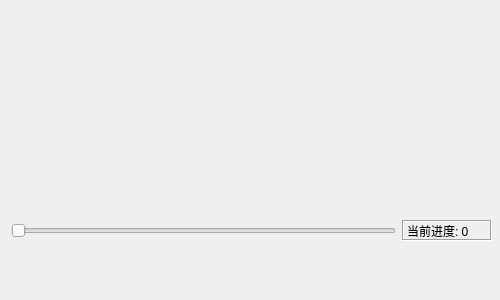
<?xml version="1.0" encoding="UTF-8"?>
<ui version="4.0">
 <class>frmXProgressBar</class>
 <widget class="QWidget" name="frmXProgressBar">
  <property name="geometry">
   <rect>
    <x>0</x>
    <y>0</y>
    <width>500</width>
    <height>300</height>
   </rect>
  </property>
  <property name="windowTitle">
   <string>Form</string>
  </property>
  <widget class="XProgressBar" name="progressPlay1" native="true">
   <property name="geometry">
    <rect>
     <x>10</x>
     <y>5</y>
     <width>481</width>
     <height>31</height>
    </rect>
   </property>
  </widget>
  <widget class="XProgressBar" name="progressPlay2" native="true">
   <property name="geometry">
    <rect>
     <x>10</x>
     <y>40</y>
     <width>481</width>
     <height>31</height>
    </rect>
   </property>
  </widget>
  <widget class="XProgressBar" name="progressPlay3" native="true">
   <property name="geometry">
    <rect>
     <x>10</x>
     <y>75</y>
     <width>481</width>
     <height>31</height>
    </rect>
   </property>
  </widget>
  <widget class="XProgressBar" name="progressPlay4" native="true">
   <property name="geometry">
    <rect>
     <x>10</x>
     <y>110</y>
     <width>481</width>
     <height>31</height>
    </rect>
   </property>
  </widget>
  <widget class="QWidget" name="layoutWidget">
   <property name="geometry">
    <rect>
     <x>11</x>
     <y>220</y>
     <width>481</width>
     <height>21</height>
    </rect>
   </property>
   <layout class="QGridLayout" name="gridLayout">
    <item row="0" column="1">
     <widget class="QLabel" name="labValue">
      <property name="minimumSize">
       <size>
        <width>90</width>
        <height>0</height>
       </size>
      </property>
      <property name="frameShape">
       <enum>QFrame::Box</enum>
      </property>
      <property name="frameShadow">
       <enum>QFrame::Sunken</enum>
      </property>
      <property name="text">
       <string>当前进度: 0</string>
      </property>
     </widget>
    </item>
    <item row="0" column="0">
     <widget class="QSlider" name="horizontalSlider">
      <property name="maximum">
       <number>100</number>
      </property>
      <property name="orientation">
       <enum>Qt::Horizontal</enum>
      </property>
     </widget>
    </item>
   </layout>
  </widget>
  <widget class="XProgressBar" name="progressPlay6" native="true">
   <property name="geometry">
    <rect>
     <x>10</x>
     <y>180</y>
     <width>481</width>
     <height>31</height>
    </rect>
   </property>
  </widget>
  <widget class="XProgressBar" name="progressPlay5" native="true">
   <property name="geometry">
    <rect>
     <x>10</x>
     <y>145</y>
     <width>481</width>
     <height>31</height>
    </rect>
   </property>
  </widget>
 </widget>
 <customwidgets>
  <customwidget>
   <class>XProgressBar</class>
   <extends>QWidget</extends>
   <header>xprogressbar.h</header>
   <container>1</container>
  </customwidget>
 </customwidgets>
 <resources/>
 <connections/>
</ui>
